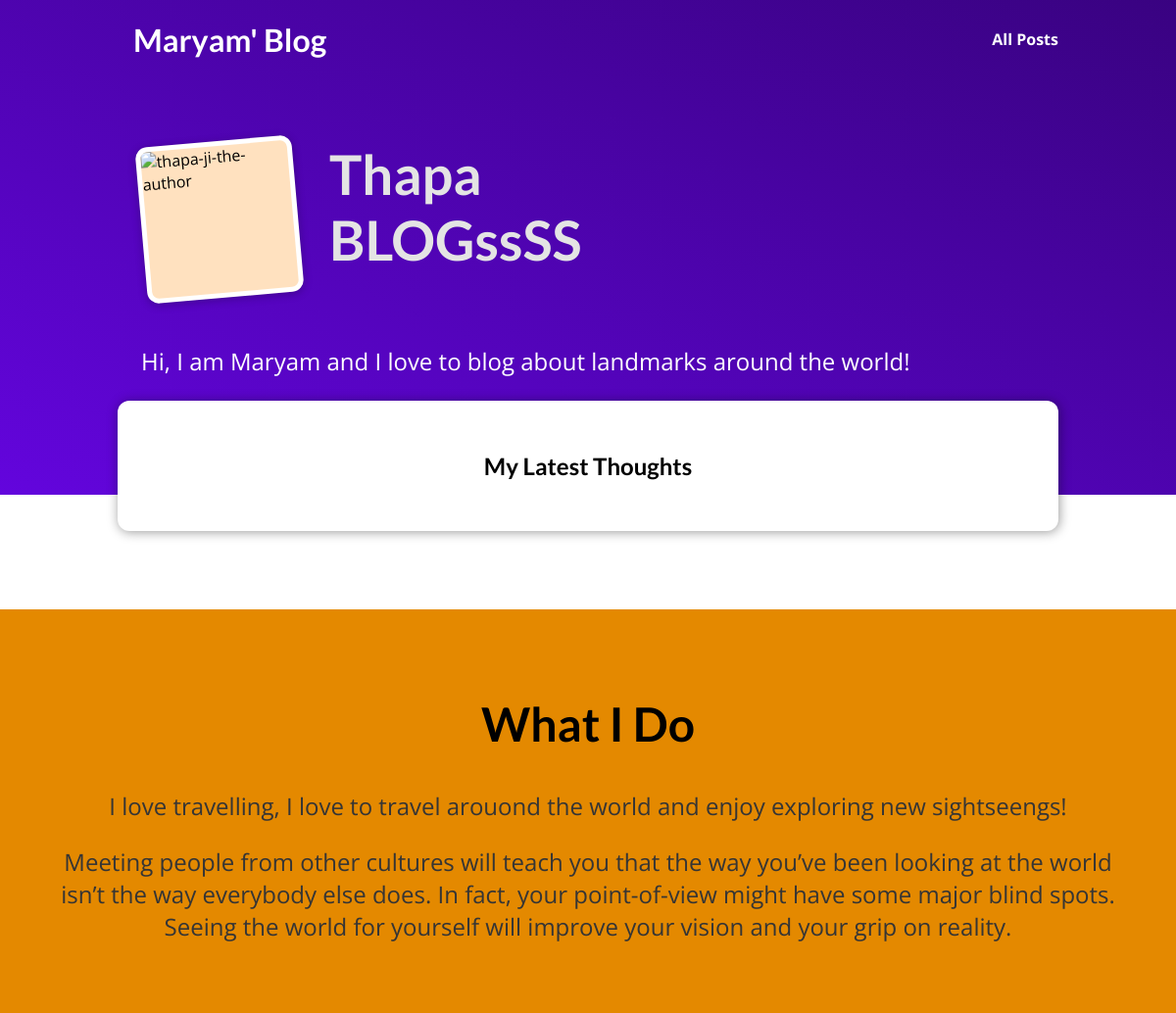
Before: / with the older database file.
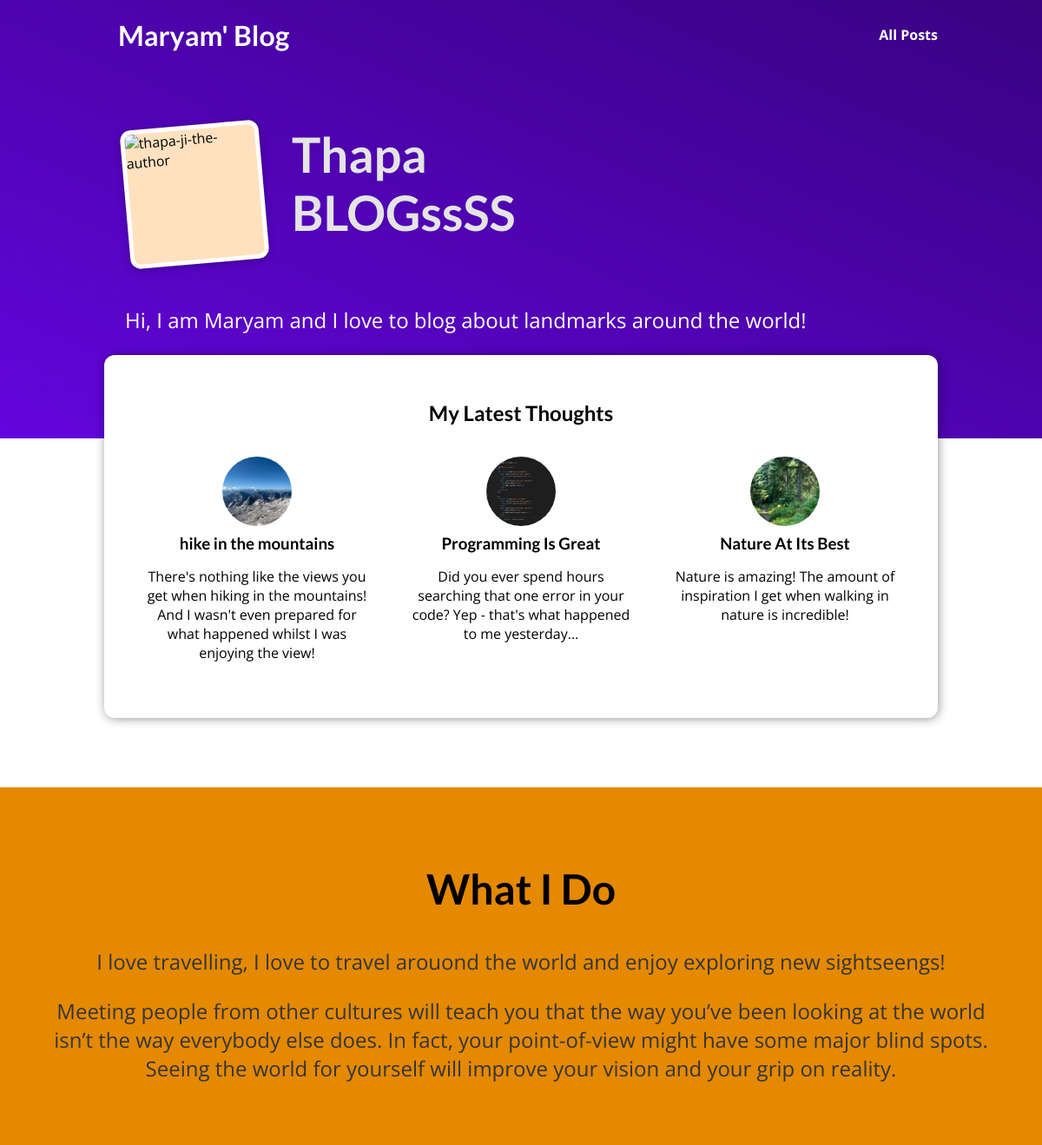
After: the same page with the newer database file.
### personal_blogs/models.py (models this page shows)
class Post(models.Model):
    title = models.CharField(max_length=150)
    excerpt = models.CharField(max_length=200)
    image_name = models.CharField(max_length=100)
    date = models.DateField(auto_now=True)
    slug = models.SlugField(unique=True, db_index=True)
    content = models.TextField(validators=[MinLengthValidator(10)])
    author = models.ForeignKey(
        Author, on_delete=models.SET_NULL, null=True, related_name="posts")
    tags = models.ManyToManyField(Tag)

### personal_blogs/views.py (the view)
# urls.py: path("", views.starting_page, name="starting-page"),
def starting_page(request):
    latest_posts = Post.objects.all().order_by("-date")[:3]
    return render(request, "personal_blogs/index.html", {
        "posts": latest_posts
    })

### personal_blogs/templates/personal_blogs/index.html (shortened to what this page needs)
{% extends "base.html" %}
{% load static %}
{% block css_files %}
 <link rel="stylesheet" href="{% static "personal_blogs/post.css" %}" />
 <link rel="stylesheet" href="{% static "personal_blogs/index.css" %}" />
{% endblock %}
{% block content %}
<section id="welcome">
  <header>
    <img src="{% static "personal_blogs/images/max.png" %}" alt="thapa-ji-the-author" />
    <h2>Thapa BLOGssSS</h2>
  </header>
  <p>Hi, I am Maryam and I love to blog about landmarks around the world!</p>
</section>
<section id="latest-posts">
  <h2>My Latest Thoughts</h2>
  <ul>
    {% for post  in posts %}
      {% include "personal_blogs/includes/post.html" %}
   {% endfor %}
  </ul>
</section>
<section id="about">
  <h2>What I Do</h2>
  <p>
    I love travelling, I love to travel arouond the world and enjoy exploring new
    sightseengs!
  </p>
  <p>
    Meeting people from other cultures will teach you that the way you’ve been looking at the world isn’t the way everybody else does. In fact, your point-of-view might have some major blind spots. Seeing the world for yourself will improve your vision and your grip on reality.
  </p>
</section>
{% endblock %}

### personal_blogs/templates/personal_blogs/includes/post.html (shortened to what this page needs)
{% load static %}
<li>
    <article class="post">
      <a href="{% url "post-detail" post.slug %}">
        <img src="{% static "personal_blogs/images/"|add:post.image_name %}" alt="{{ post.title }}"
        />
        <div class="post__content">
          <h3>{{ post.title }}</h3>
          <p>
            {{ post.excerpt }}
          </p>
        </div>
      </a>
    </article>
  </li>

Changed rows visible on the page:
added Post: image_name (picture), title "hike in the mountains", excerpt "There's nothing like the views you get when hiking in the mountains! And I wasn't even prepared for what happened whilst I was enjoying the view!"
added Post: image_name (picture), title "Programming Is Great", excerpt "Did you ever spend hours searching that one error in your code? Yep - that's what happened to me yesterday..."
added Post: image_name (picture), title "Nature At Its Best", excerpt "Nature is amazing! The amount of inspiration I get when walking in nature is incredible!"
